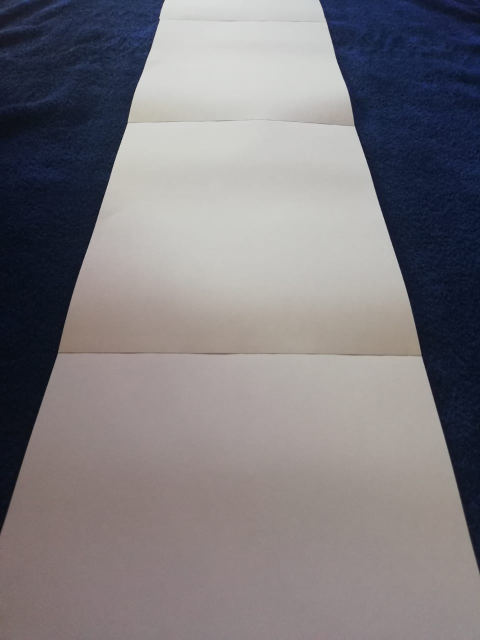
#> input picture SDC3_Cambio-Perspectiva/figuras/camino.jpg, 960 x 1280 px (shown at 1/2 size)
$ jupyter execute SDC_3-parte2_Alejandro_Santoscoy.ipynb
#> lines starting #> are read from the running program, lines starting #| are printed output that depends on the picture; after the words box and inside, x2 and y2 are one past the last pixel; in counts of white or black regions, pixels touching at a corner belong together
<!--Información del curso-->

<br><br><center><h1 style="font-size:2em;color:#2467C0"> Cambio de perspectiva (encontrar la vista aérea)  </h1></center>
<br>
<table>
<col width="550">
<col width="450">
<tr>


<td></td>
<td>

En esta lección aplicaremos funciones de **OpenCV** para llevar a cabo transformaciones geométricas, con el objetivo de cambiar la perspectiva de un conductor de automóvil a la vista aérea y de esta manera tener una mejor comprensión del camino.

<br>
</td>
</tr>
</table>

# 0. Librerías básicas

Librerías básicas de esta notebook

[cell 1]
import matplotlib.pyplot as plt
import numpy as np
import cv2 as cv
import pandas as pd

# Actividad 2-A

## 2-A.1 Mostrando imagen original

Se selecciona la imagen original

[cell 2]
img = cv.imread("figuras/camino.jpg")
#> img is the input picture: shape (1280, 960, 3); mean B, G, R 126.6, 122.3, 125.6
img = cv.cvtColor(img, cv.COLOR_BGR2RGB)
plt.figure(figsize=(14,14))
plt.imshow(img)
plt.show()

## 2-A.2 Grid

Para una mejor visualización de coordenadas, se imprime un grid

[cell 3]
plt.figure(figsize=(14,14))
plt.imshow(img)
plt.minorticks_on()
plt.grid(which="major", linewidth="0.9", linestyle="-", color="red")
plt.grid(which="minor", linewidth="0.5", linestyle=":", color="white")
plt.show()

## 2-A.3 Sección

La perspectiva de la parte inferior puede ser un poco incómoda de procesar debido a que los bordes se cortan por los laterales, por lo tanto solo nos enfocaremos en la parte superior por medio de un corte de sección

[cell 4]
print("Forma de la imagen original: ", img.shape)
#| Forma de la imagen original:  (1280, 960, 3)
img_section = img[0:700,0:960]
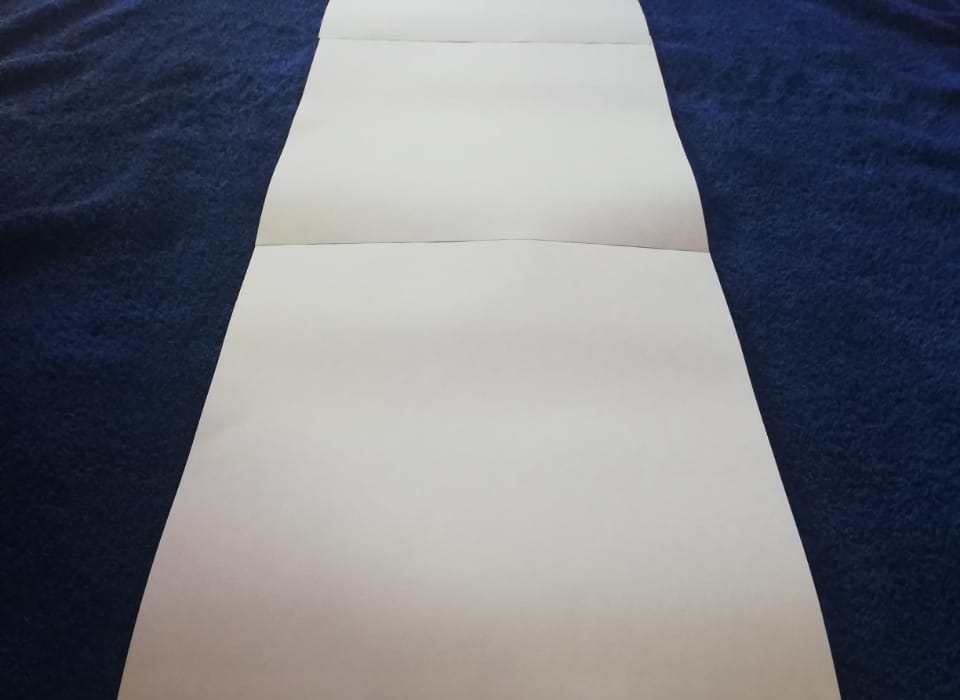
#> img_section: shape (700, 960, 3); mean R, G, B 115.1, 117.4, 125.7
plt.imshow(img_section)
plt.show()
print("Forma de la sección de imagen: ", img_section.shape)
#| Forma de la sección de imagen:  (700, 960, 3)

## 2-A.4 Puntos de perspectiva

Se definen los puntos los cuales serán transformados

[cell 5]
cv.circle(img_section, (160,350), 8, (255,0,0), -1)
#> img_section: shape (700, 960, 3); 0.03% of pixels changed, all inside (x1, y1, x2, y2) = (152, 342, 169, 359)
cv.circle(img_section, (790,350), 8, (255,0,0), -1)
#> img_section: shape (700, 960, 3); mean R, G, B 115.2, 117.4, 125.7
cv.circle(img_section, (50,700), 8, (255,0,0), -1)
#> img_section: shape (700, 960, 3); mean R, G, B 115.3, 117.4, 125.7
cv.circle(img_section, (900,700), 8, (255,0,0), -1)
#> img_section: shape (700, 960, 3); mean R, G, B 115.3, 117.4, 125.7
plt.imshow(img_section)
plt.show()

## 2-A.5 Aplicando transformación

Con los puntos localizados se realiza una transformación a esta área

[cell 6]
pts1 = np.float32([[160,350],[790,350],[50,700],[900,700]])
pts2 = np.float32([[0,0], [480,0], [0,240],[480,240]])
matrix = cv.getPerspectiveTransform(pts1, pts2)
img_warp = cv.warpPerspective(img_section, matrix, (480, 240))
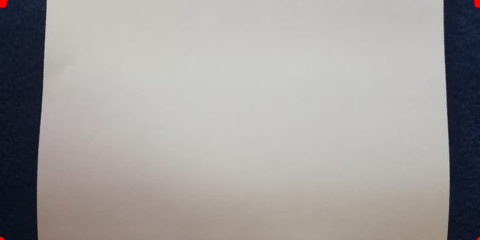
#> img_warp: shape (240, 480, 3); mean R, G, B 161.7, 158.9, 157
plt.figure(figsize=(14,14))
plt.imshow(img_warp)
plt.show()

## 2-A.6 Todas las operaciones

Aplicando todas las principales operaciones

[cell 7]
img = cv.imread("figuras/camino.jpg")
img = cv.cvtColor(img, cv.COLOR_BGR2RGB)

img_circles = cv.imread("figuras/camino.jpg")
img_circles = cv.cvtColor(img_circles, cv.COLOR_BGR2RGB)

cv.circle(img_circles, (160,350), 8, (255,0,0), -1)
#> img_circles: shape (1280, 960, 3); mean R, G, B 125.6, 122.3, 126.6
cv.circle(img_circles, (790,350), 8, (255,0,0), -1)
#> img_circles: shape (1280, 960, 3); mean R, G, B 125.7, 122.3, 126.6
cv.circle(img_circles, (50,700), 8, (255,0,0), -1)
#> img_circles: shape (1280, 960, 3); mean R, G, B 125.7, 122.3, 126.6
cv.circle(img_circles, (900,700), 8, (255,0,0), -1)
#> img_circles: shape (1280, 960, 3); mean R, G, B 125.7, 122.3, 126.6

pts1 = np.float32([[160,350],[790,350],[50,700],[900,700]])
pts2 = np.float32([[0,0], [480,0], [0,240],[480,240]])
matrix = cv.getPerspectiveTransform(pts1, pts2)
img_warp = cv.warpPerspective(img, matrix, (480, 240))

plt.figure(figsize=(14,14))

plt.subplot(1,3,1)
plt.title("Imagen original")
plt.imshow(img)

plt.subplot(1,3,2)
plt.title("Imagen con puntos de referencia")
plt.imshow(img_circles)

plt.subplot(1,3,3)
plt.title("Región de interés")
plt.imshow(img_warp)

plt.show()
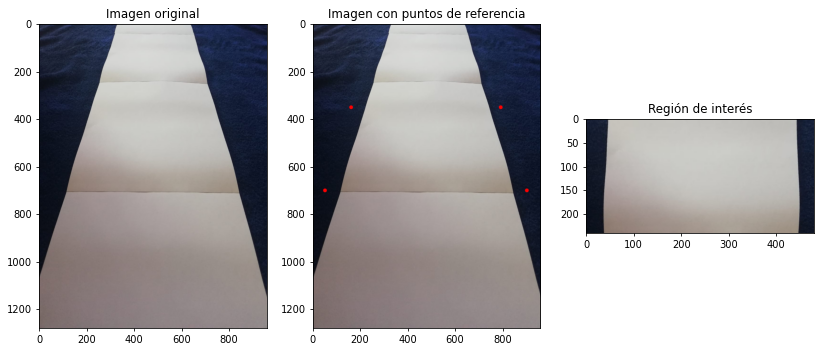
#> figure drawn by matplotlib, 3 panels

# Actividad 2-B

Esta segunda actividad binariza la imagen de la actividad anterior

## 2-B.1 Imagen de partida

Partiendo de la imagen transformada del ejercicio anterior

[cell 8]
plt.figure(figsize=(14,14))
plt.imshow(img_warp)
plt.show()

## 2-B.2 Escala de grises

Pasando la imagen a escala de grises

[cell 9]
img_gray = cv.cvtColor(img_warp, cv.COLOR_RGB2GRAY)
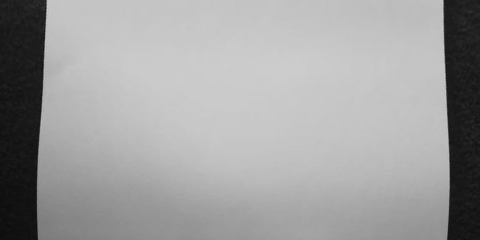
#> img_gray: shape (240, 480); min 8, max 205, mean 159.5
plt.imshow(img_gray, cmap="gray")
plt.show()

## 2-B.3 Filtro Gaussiano

Para definir mejor los bordes de la imagen, se aplica una filtro gaussiano

[cell 10]
img_gauss = cv.GaussianBlur(img_gray, (3,3), 0)
plt.imshow(img_gauss, cmap="gray")
plt.show()

## 2-B.4 Thresholding

Se binariza la imagen a cierto umbral para indicar dónde hay camino

[cell 11]
thr, img_thresh = cv.threshold(img_gauss, 100, 255, cv.THRESH_BINARY)
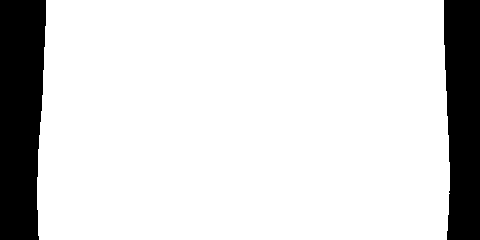
#> img_thresh: shape (240, 480); 84.6% white; 2 black regions, box (x1, y1, x2, y2) and area: (0, 0, 46, 240) 9846, (444, 0, 480, 240) 7901
plt.imshow(img_thresh, cmap="gray")
plt.show()

## 2-B.5 Todas las operaciones

Se resumen todas las operaciones y el resultado final

[cell 12]
img = cv.imread("figuras/camino.jpg")
img = cv.cvtColor(img, cv.COLOR_BGR2RGB)

img_circles = cv.imread("figuras/camino.jpg")
img_circles = cv.cvtColor(img_circles, cv.COLOR_BGR2RGB)

cv.circle(img_circles, (160,350), 8, (255,0,0), -1)
cv.circle(img_circles, (790,350), 8, (255,0,0), -1)
cv.circle(img_circles, (50,700), 8, (255,0,0), -1)
cv.circle(img_circles, (900,700), 8, (255,0,0), -1)

pts1 = np.float32([[160,350],[790,350],[50,700],[900,700]])
pts2 = np.float32([[0,0], [480,0], [0,240],[480,240]])
matrix = cv.getPerspectiveTransform(pts1, pts2)
img_warp = cv.warpPerspective(img, matrix, (480, 240))

img_gray = cv.cvtColor(img_warp, cv.COLOR_RGB2GRAY)
img_gauss = cv.GaussianBlur(img_gray, (3,3), 0)
thresh, img_thresh = cv.threshold(img_gauss, 100, 255, cv.THRESH_BINARY)

plt.figure(figsize=(14,14))

plt.subplot(1,3,1)
plt.title("Imagen con puntos de referencia")
plt.imshow(img_circles)

plt.subplot(1,3,2)
plt.title("Región de interés")
plt.imshow(img_warp)

plt.subplot(1,3,3)
plt.title("Imagen binarizada")
plt.imshow(img_thresh, cmap="gray")

plt.show()
